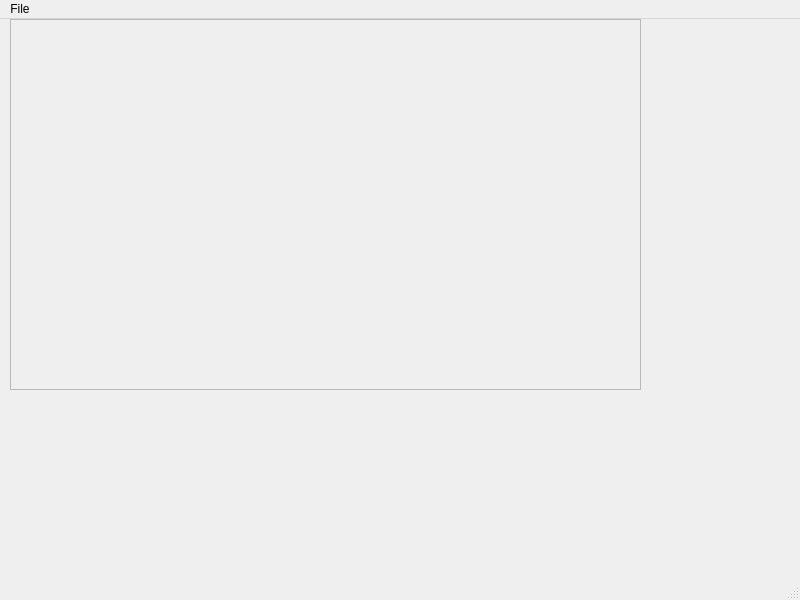
<?xml version="1.0" encoding="UTF-8"?>
<ui version="4.0">
 <class>MainWindow</class>
 <widget class="QMainWindow" name="MainWindow">
  <property name="geometry">
   <rect>
    <x>0</x>
    <y>0</y>
    <width>800</width>
    <height>600</height>
   </rect>
  </property>
  <property name="windowTitle">
   <string>MainWindow</string>
  </property>
  <widget class="QWidget" name="centralwidget">
   <property name="sizePolicy">
    <sizepolicy hsizetype="Expanding" vsizetype="Preferred">
     <horstretch>0</horstretch>
     <verstretch>0</verstretch>
    </sizepolicy>
   </property>
   <widget class="QFrame" name="frame">
    <property name="geometry">
     <rect>
      <x>10</x>
      <y>0</y>
      <width>631</width>
      <height>371</height>
     </rect>
    </property>
    <property name="sizePolicy">
     <sizepolicy hsizetype="Preferred" vsizetype="Preferred">
      <horstretch>1</horstretch>
      <verstretch>1</verstretch>
     </sizepolicy>
    </property>
    <property name="maximumSize">
     <size>
      <width>631</width>
      <height>371</height>
     </size>
    </property>
    <property name="frameShape">
     <enum>QFrame::StyledPanel</enum>
    </property>
    <property name="frameShadow">
     <enum>QFrame::Raised</enum>
    </property>
   </widget>
  </widget>
  <widget class="QMenuBar" name="menubar">
   <property name="geometry">
    <rect>
     <x>0</x>
     <y>0</y>
     <width>800</width>
     <height>22</height>
    </rect>
   </property>
   <widget class="QMenu" name="menuFile">
    <property name="title">
     <string>File</string>
    </property>
    <addaction name="actionScan_directory"/>
    <addaction name="separator"/>
    <addaction name="actionExit"/>
   </widget>
   <addaction name="menuFile"/>
  </widget>
  <widget class="QStatusBar" name="statusbar"/>
  <action name="actionScan_directory">
   <property name="text">
    <string>Scan directory</string>
   </property>
  </action>
  <action name="actionExit">
   <property name="text">
    <string>Exit</string>
   </property>
  </action>
 </widget>
 <resources/>
 <connections>
  <connection>
   <sender>actionExit</sender>
   <signal>triggered()</signal>
   <receiver>MainWindow</receiver>
   <slot>close()</slot>
   <hints>
    <hint type="sourcelabel">
     <x>-1</x>
     <y>-1</y>
    </hint>
    <hint type="destinationlabel">
     <x>399</x>
     <y>299</y>
    </hint>
   </hints>
  </connection>
 </connections>
</ui>
